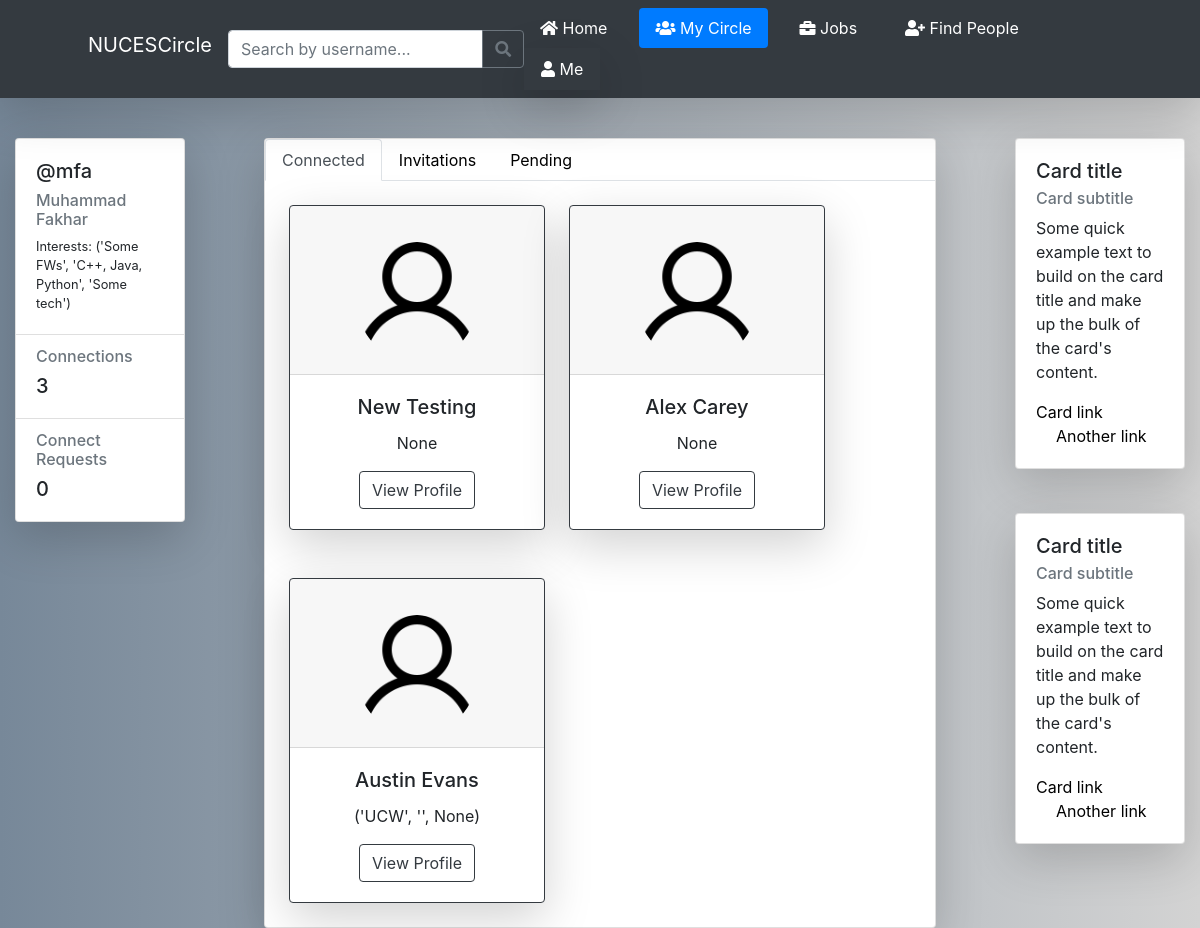
The page /my_circle/ (signed in) on the database its author committed.
### users/models.py (models this page shows, shortened)
class Interests(models.Model):
    frameworks = models.CharField(max_length=255, blank=True)
    languages = models.CharField(max_length=255, blank=True)
    technologies = models.CharField(max_length=255, blank=True)
    user = models.OneToOneField(User, on_delete=models.CASCADE)
    def __str__(self):
        return f'{self.frameworks, self.languages, self.technologies}'

class Profile(models.Model):
    user = models.OneToOneField(User, on_delete=models.CASCADE)
    accomplishments = models.CharField(max_length=255, blank=True)
    skills = models.CharField(max_length=255, blank=True)
    experiences = models.CharField(max_length=255, blank=True)
    interests = models.CharField(max_length=255, blank=True)
    grad_date = models.DateTimeField(blank=True, null=True)
    image = models.ImageField(default='default.jpg', upload_to='profile_pics')
    friends = models.ManyToManyField("Profile", blank=True)  # to have a list of all the associated other user models

class Education(models.Model):
    school = models.CharField(max_length=255, blank=False)
    degree = models.CharField(max_length=255, blank=True)
    study_field = models.CharField(max_length=255, blank=True)
    description = models.TextField(max_length=1023, blank=True)
    grad_year = models.DateField(blank=True, null=True)
    user = models.ForeignKey(User, on_delete=models.CASCADE)
    def __str__(self):
        return f'{self.school, self.degree, self.grad_year}'

### nucescircle/views.py (the view)
# urls.py: path('my_circle/', views.my_circle, name='my-circle'),
@login_required
def my_circle(request):
    rec = Recruiter.objects.filter(user=request.user)
    if rec:
        return redirect('circle-recruit')
    p = Profile.objects.get(user=request.user)
    friends = p.friends.all()
    sent_friend_requests = UserConnections.objects.filter(from_user=request.user)
    rec_friend_requests = UserConnections.objects.filter(to_user=request.user)  # if anyone have sent requests to me
    context = {
        'friends_list': friends,
        'sent_friend_requests': sent_friend_requests,
        'rec_friend_requests': rec_friend_requests
    }
    return render(request, 'nucescircle/MyCircle.html', context)

### nucescircle/templates/nucescircle/MyCircle.html (shortened to what this page needs)
{% extends "nucescircle/base.html" %}
{% block content %}
    <div class="container-fluid gedf-wrapper">
        <div class="row">
            <div class="col-md-2 mt-4">
            <div class="card position-sticky shadow-lg mb-5 bg-white">
                <div class="card-body">
                    <div class="h5">@{{user.username}}</div>
                    <div class="h6 text-muted">{{user.first_name}} {{user.last_name}}</div>
                    <div class="h7">Interests: {{ user.interests }}</div>
                </div>
                <ul class="list-group list-group-flush">
                    <li class="list-group-item">
                        <div class="h6 text-muted">Connections</div>
                        <div class="h5">{{ friends_list|length }}</div>
                    </li>
                    <li class="list-group-item">
                        <div class="h6 text-muted">Connect Requests</div>
                        <div class="h5">{{ rec_friend_requests|length }}</div>
                    </li>
                </ul>
            </div>
        </div>
            <div class="col-md-8 gedf-main mt-4">
                <div class="card shadow-lg">
                    <ul class="nav nav-tabs" id="myTab" role="tablist">
                      <li class="nav-item">
                        <a class="nav-link active" id="connected-tab" data-toggle="tab" href="#connected" role="tab" aria-controls="connected" aria-selected="true">Connected</a>
                      </li>
                      <li class="nav-item">
                        <a class="nav-link" id="inv-tab" data-toggle="tab" href="#inv" role="tab" aria-controls="inv" aria-selected="false">Invitations</a>
                      </li>
                      <li class="nav-item">
                        <a class="nav-link" id="pending-tab" data-toggle="tab" href="#pending" role="tab" aria-controls="pending" aria-selected="false">Pending</a>
                      </li>
                    </ul>
                    <div class="tab-content" id="myTabContent">
                      <div class="tab-pane fade show active " id="connected" role="tabpanel" aria-labelledby="connected-tab">
                          <div class="form-inline text-justify">
                              {% if not friends_list %}
                                <div class="mx-auto px-3 py-3">
                                    <h5> No Connections yet.</h5>
                                </div>
                              {% else %}
                              {% for friend in friends_list %}
                                  <div class="search-user-card text-center card border-dark mt-4 ml-4 mb-4 shadow-lg">
                                        <div class="card-header">
                                            <a href="{% url 'view-profile' friend.user.id %}">
                                                    <img class="rounded-circle mt-4" src="{{ friend.user.profile.image.url }}" height="120" width="120" alt="User Profile Image"/>
                                            </a>
                                        </div>
                                        <div class="card-body">
                                            <h5 class="card-title">{{friend.user.first_name}} {{friend.user.last_name}}</h5>
                                            <p class="card-text">{{ friend.user.education_set.all.first }}</p>
                                            <a href="{% url 'view-profile' friend.user.id %}" class="btn btn-outline-dark">View Profile</a>
                                        </div>
                                  </div>
                              {% endfor %}
                              {% endif %}
                          </div>
                      </div>
                    </div>
                </div>
            </div>
            <div class="col-md-2 mt-4">
                <div class="card gedf-card shadow-lg">
                    <div class="card-body">
                        <h5 class="card-title">Card title</h5>
                        <h6 class="card-subtitle mb-2 text-muted">Card subtitle</h6>
                        <p class="card-text">Some quick example text to build on the card title and make up the bulk of the
                            card's content.</p>
                        <a href="#" class="card-link">Card link</a>
                        <a href="#" class="card-link">Another link</a>
                    </div>
                </div>
                <div class="card gedf-card mt-4 shadow-lg">
                    <div class="card-body">
                        <h5 class="card-title">Card title</h5>
                        <h6 class="card-subtitle mb-2 text-muted">Card subtitle</h6>
                        <p class="card-text">Some quick example text to build on the card title and make up the bulk of the
                            card's content.</p>
                        <a href="#" class="card-link">Card link</a>
                        <a href="#" class="card-link">Another link</a>
                    </div>
                </div>
            </div>
        </div>
    </div>
{% endblock %}

### nucescircle/static/nucescircle/newStyling.css (style rules this page uses)
a { color: black; }
#gradBg2 { background-color: slategray; background-image: linear-gradient(90deg, lightslategray, lightgray); }
body { background-color: #eeeeee; }
.h7 { font-size: 0.8rem; }
.gedf-wrapper { margin-top: 0.97rem; }
@media (min-width: 992px) { .gedf-main { padding-left: 4rem; padding-right: 4rem; } }
@media (min-width: 992px) { .gedf-card { margin-bottom: 2.77rem; } }
.search-user-card { width: 16rem; }

### rows shown on the page
Profile: user.profile.image (placeholder picture), user.first_name "New", user.last_name "Testing", user.education_set.all.first "None"
Profile: user.profile.image (placeholder picture), user.first_name "Alex", user.last_name "Carey", user.education_set.all.first "None"
Profile: user.profile.image (placeholder picture), user.first_name "Austin", user.last_name "Evans", user.education_set.all.first "('UCW', '', None)"

### other values the page prints
{{ user.username }} "mfa"
{{ user.first_name }} "Muhammad"
{{ user.last_name }} "Fakhar"
{{ user.interests }} "('Some FWs', 'C++, Java, Python', 'Some tech')"
{{ friends_list|length }} "3"
{{ rec_friend_requests|length }} "0"
